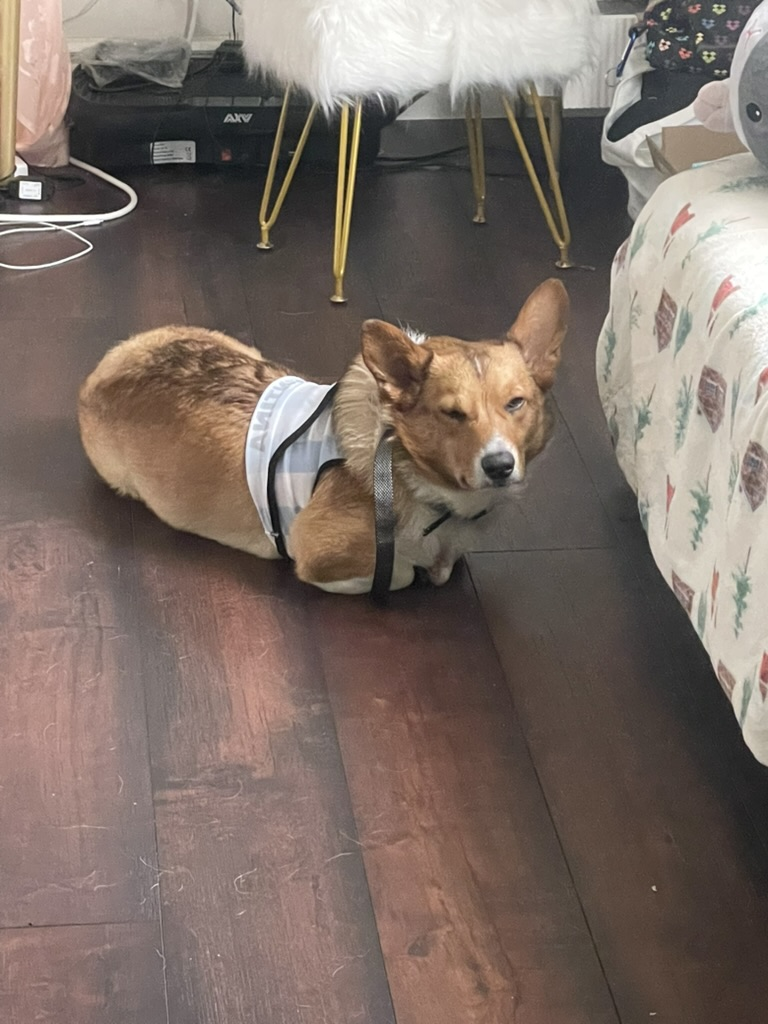
#> input picture photo/bear.jpeg, 768 x 1024 px
$ python contours.py
#> lines starting #> are read from the running program, lines starting #| are printed output that depends on the picture; after the words box and inside, x2 and y2 are one past the last pixel; in counts of white or black regions, pixels touching at a corner belong together
import cv2 as cv
import numpy as np

img = cv.imread('photo/bear.jpeg')
#> img is the input picture: shape (1024, 768, 3); mean B, G, R 101.9, 109.9, 123.9

cv.imshow('Bear', img)
#Contour: line / curve of objects, join the continuous points of an object
#Math: contour: shape analysis & object recognition


blank = np.zeros(img.shape, dtype='uint8')
cv.imshow('Blank', blank)


# [6 lines of commented-out code are left out]
canny = cv.Canny(img, 125, 175)
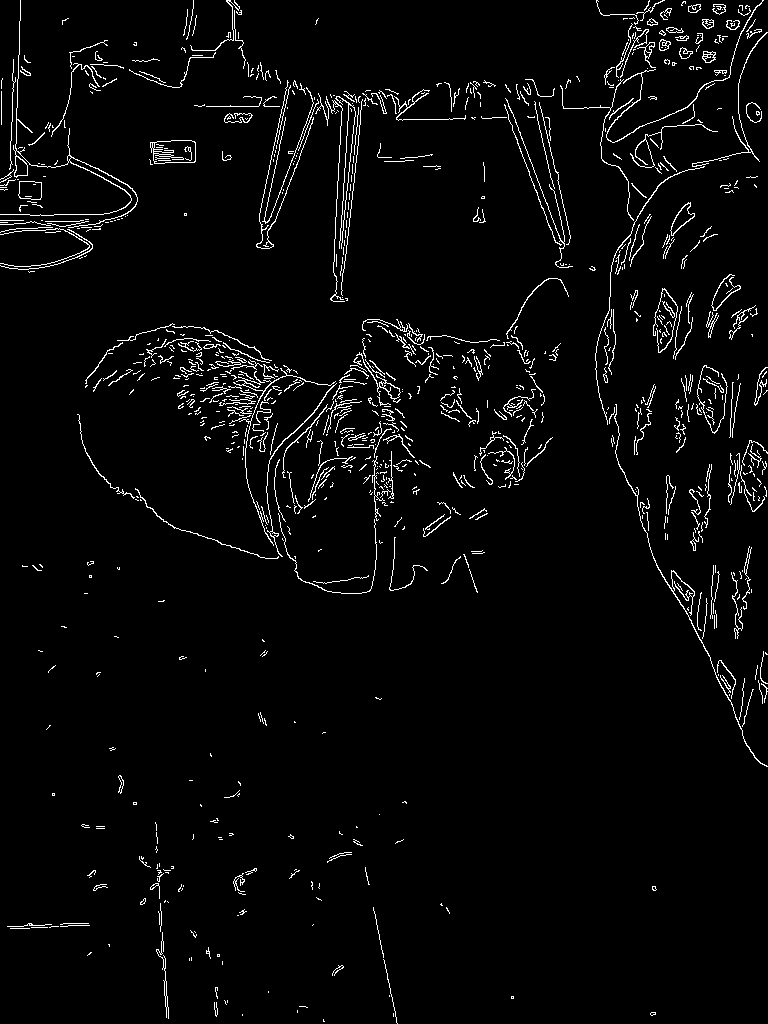
#> canny: shape (1024, 768); 3.3% white in thin lines or dots
cv.imshow('Canny Edges', canny)

#Chain approx
    #+ SIMPLE: -> make it into 1 line, 2 end points
    #+ NONE -> no end points, all the points are stored
#retr_list = all contour in the image
#retr_external = all outside contour
#retr_tree = contour hierarchy

ret, thresh = cv.threshold(canny, 125,255, cv.THRESH_BINARY)
cv.imshow('Thresh', thresh)
contours, hierarchies = cv.findContours(thresh, cv.RETR_LIST, cv.CHAIN_APPROX_SIMPLE)
#> contours = 1083 contours, 1003 with area under 20; largest, box (x1, y1, x2, y2) and area: (150, 140, 196, 164) 924, (153, 140, 196, 164) 869, (18, 181, 42, 200) 378, (18, 181, 42, 200) 375, (0, 0, 138, 228) 320
print(f'{len(contours)} contours found')
#| 1083 contours found

cv.drawContours(blank, contours, -1, (0,0,255), 1)
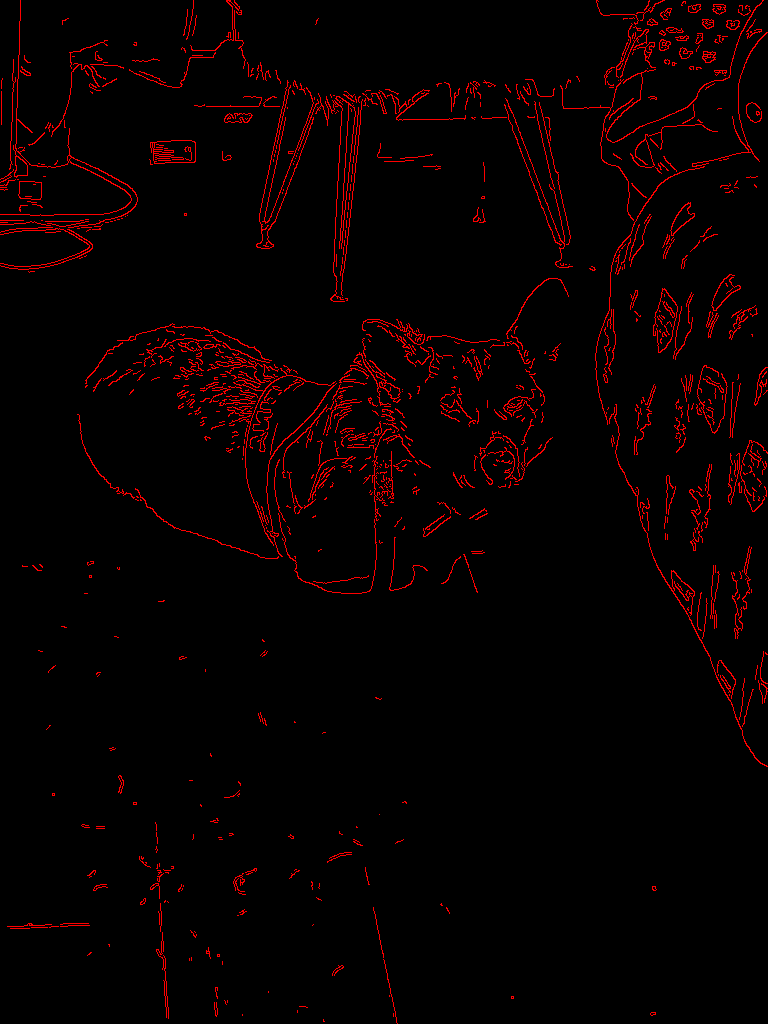
#> blank: shape (1024, 768, 3); mean of channels 0, 1, 2 0, 0, 8.3; drawn as B, G, R
cv.imshow('Contours Drawn', blank)
cv.waitKey(0)

$ run again, with photo/group.jpeg copied over photo/bear.jpeg
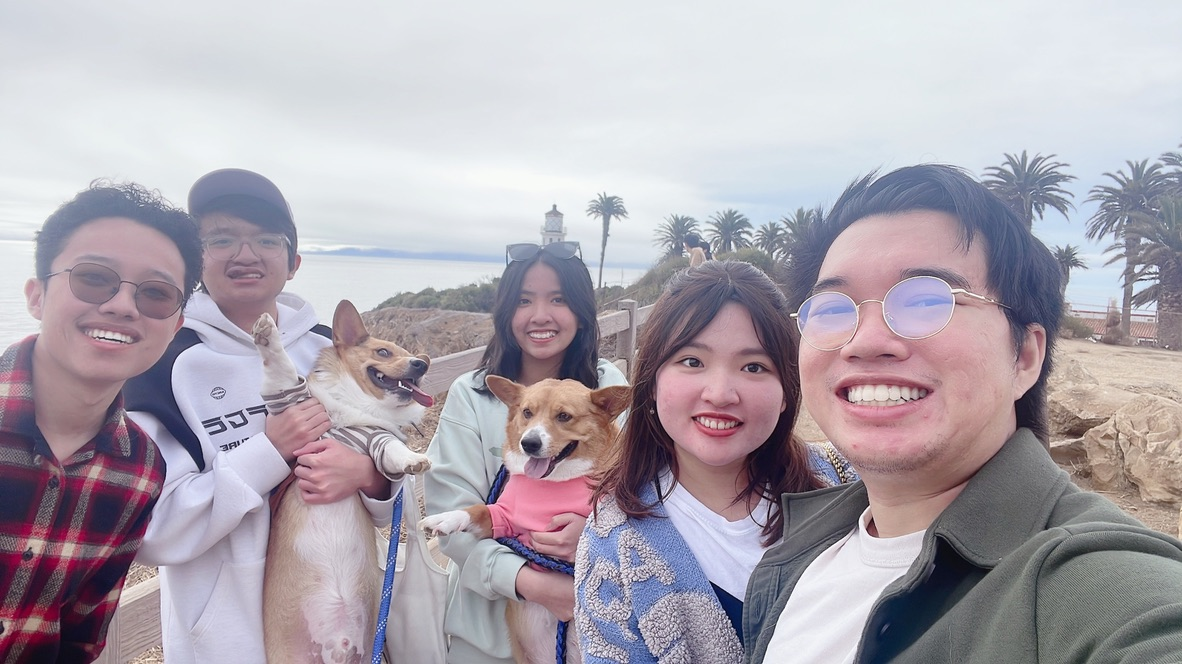
#> input picture photo/group.jpeg, 1182 x 664 px
#> img is the input picture: shape (664, 1182, 3); mean B, G, R 175.8, 166.6, 174.1
#> `canny = cv.Canny(img, 125, 175)`:
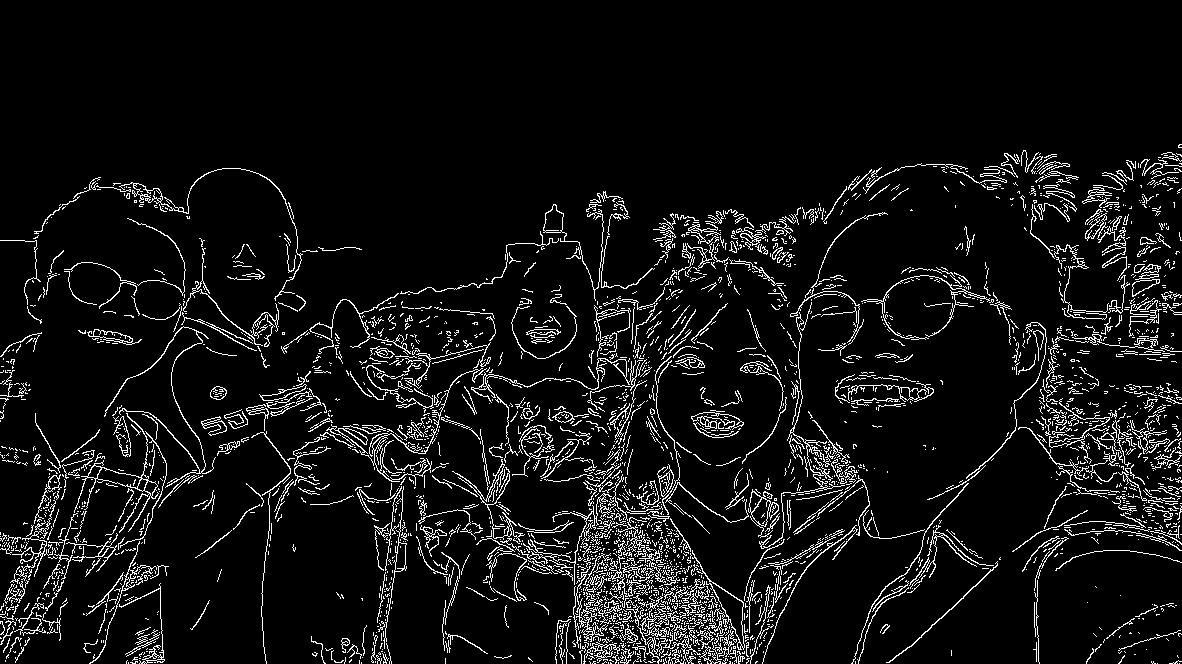
#> canny: shape (664, 1182); 7% white in thin lines or dots, all inside (x1, y1, x2, y2) = (0, 144, 1182, 664)
#> contours = 3478 contours, 3235 with area under 20; largest, box (x1, y1, x2, y2) and area: (74, 413, 159, 533) 899, (748, 489, 779, 538) 575, (97, 467, 142, 489) 458, (543, 204, 604, 301) 416, (119, 168, 303, 301) 380
#| 3478 contours found
#> `cv.drawContours(blank, contours, -1, (0,0,255), 1)`:
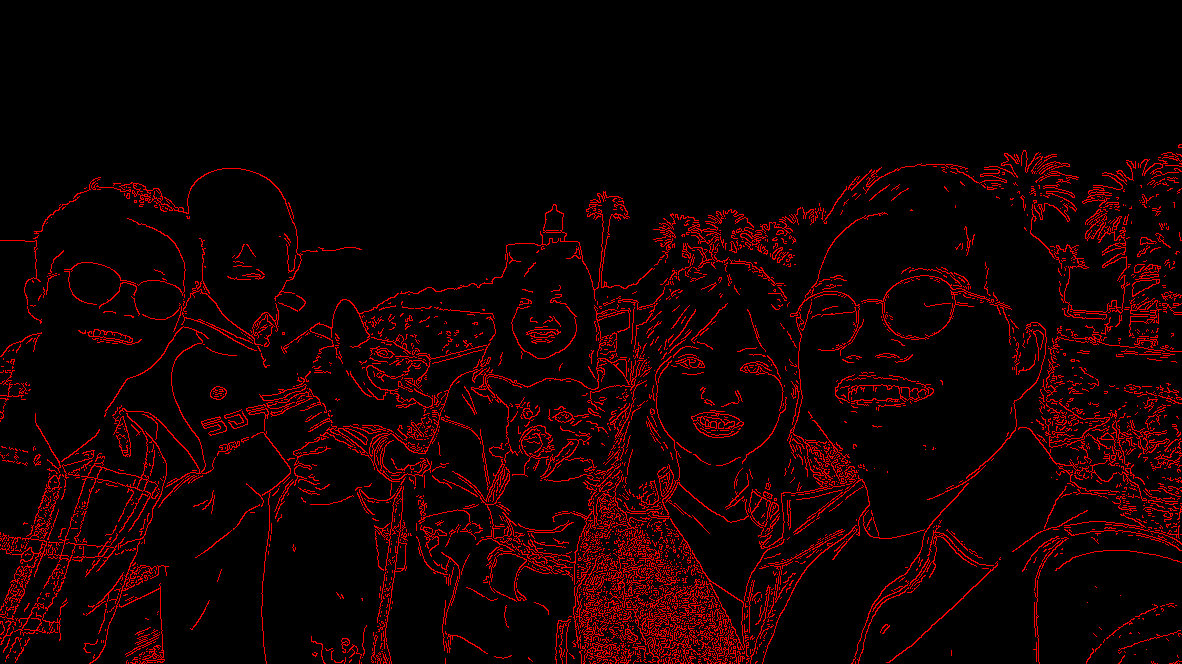
#> blank: shape (664, 1182, 3); mean of channels 0, 1, 2 0, 0, 17.9; drawn as B, G, R

$ run again, with photo/sachie.jpeg copied over photo/bear.jpeg
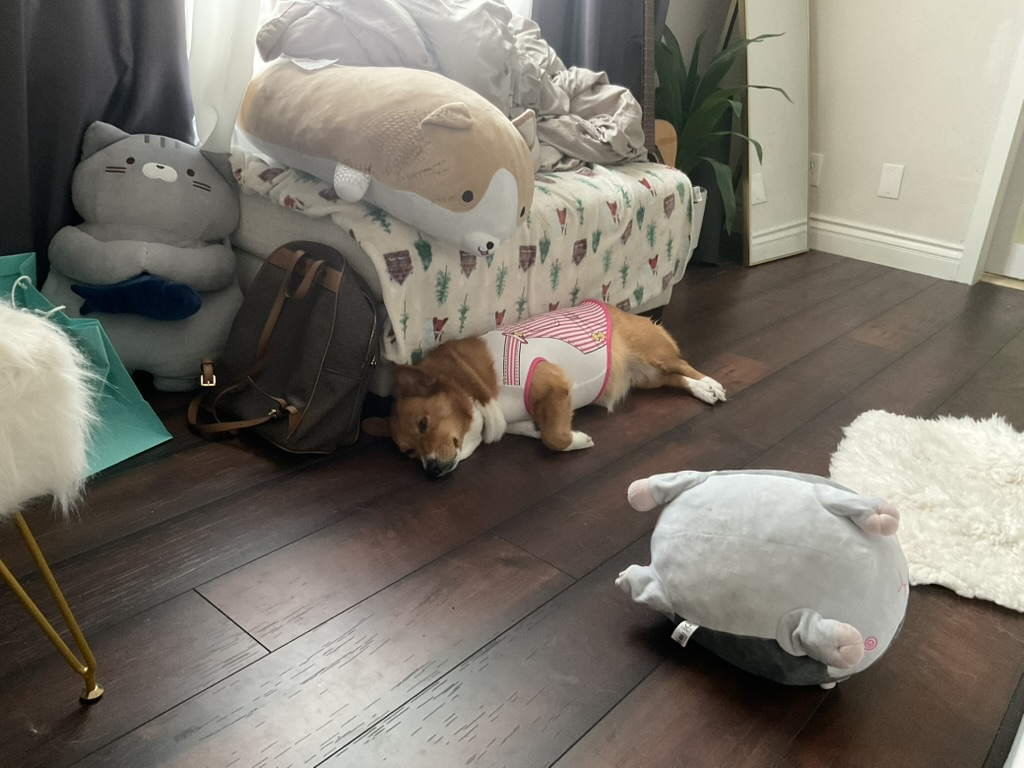
#> input picture photo/sachie.jpeg, 1024 x 768 px
#> img is the input picture: shape (768, 1024, 3); mean B, G, R 107.2, 117.1, 122.3
#> `canny = cv.Canny(img, 125, 175)`:
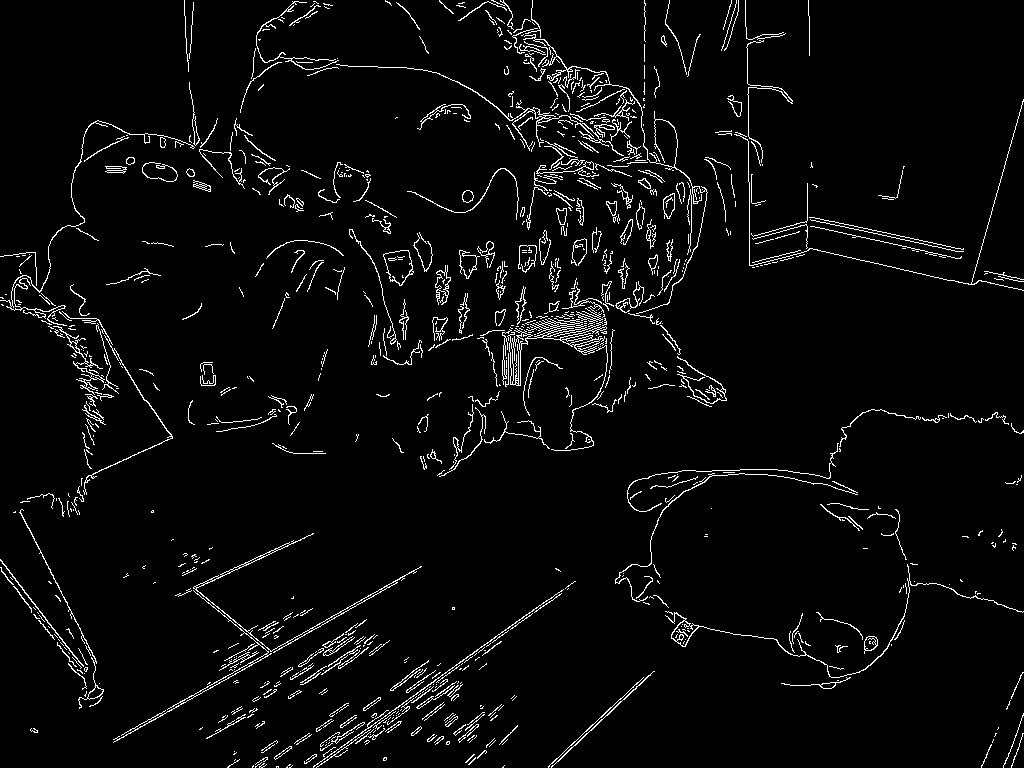
#> canny: shape (768, 1024); 3.9% white in thin lines or dots
#> contours = 1166 contours, 1018 with area under 20; largest, box (x1, y1, x2, y2) and area: (507, 318, 607, 386) 900, (383, 250, 414, 286) 704, (383, 250, 413, 286) 664, (193, 533, 422, 653) 584, (665, 564, 1024, 678) 482
#| 1166 contours found
#> `cv.drawContours(blank, contours, -1, (0,0,255), 1)`:
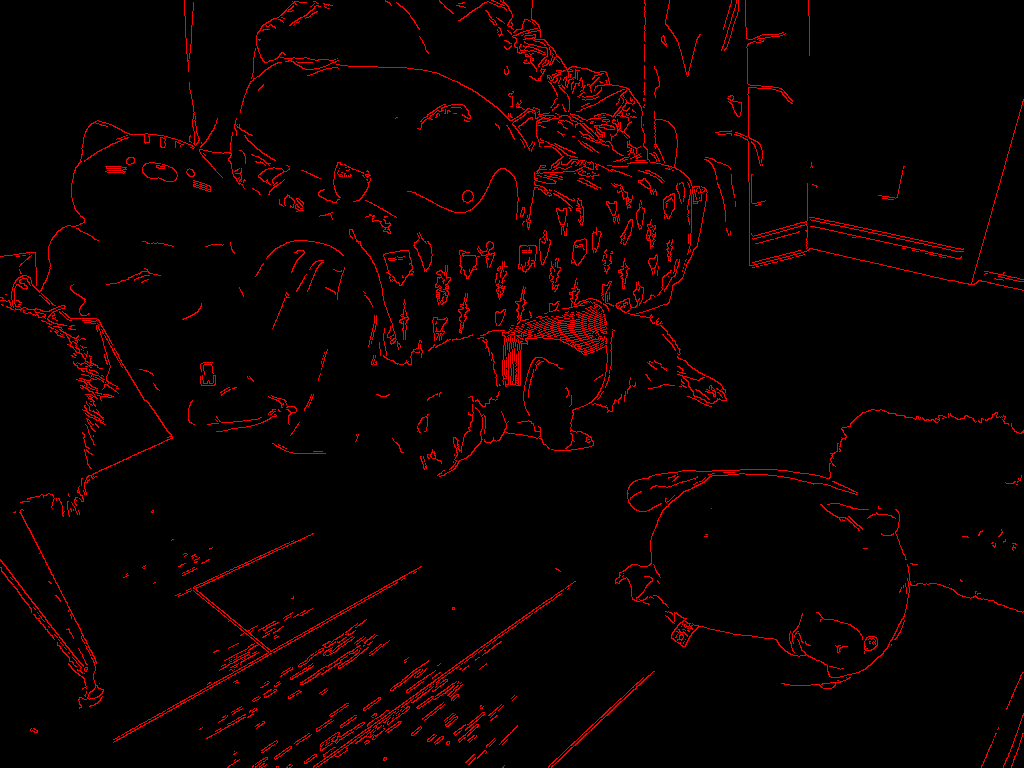
#> blank: shape (768, 1024, 3); mean of channels 0, 1, 2 0, 0, 9.9; drawn as B, G, R
